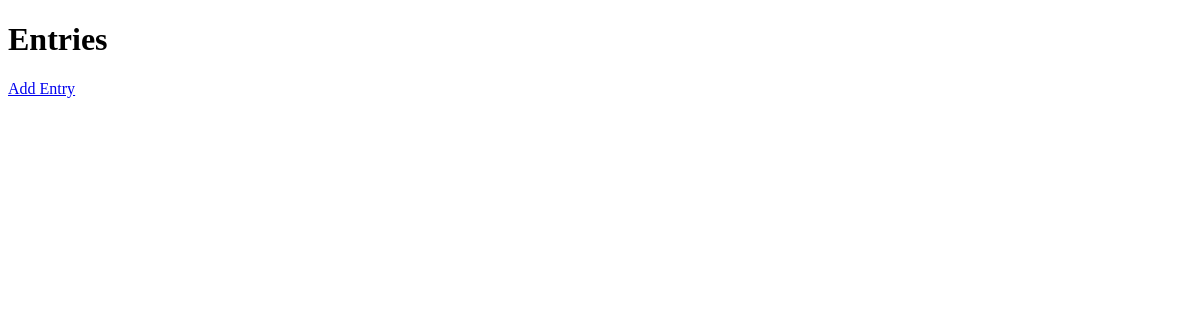
Page /entries/ on the earlier database version.
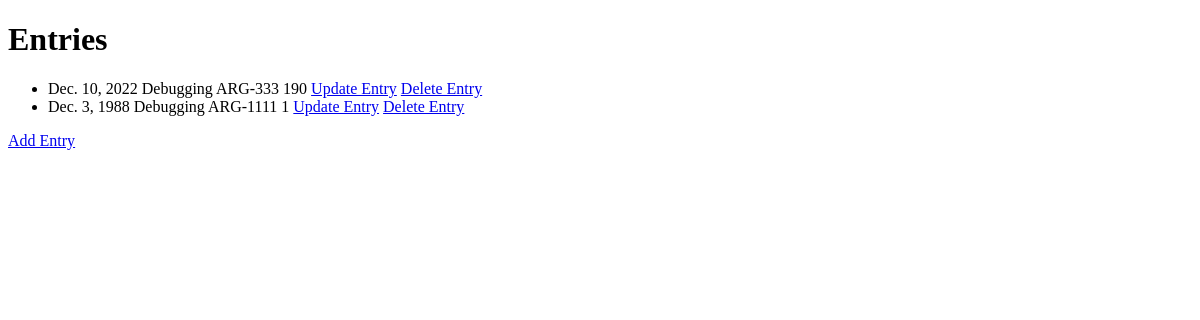
Same page on the later database version.
### entries/models.py (models this page shows)
class Entry(models.Model):
  date = models.DateField(default=datetime.date.today)
  purpose = models.CharField(max_length=255)
  time_on_task = models.IntegerField(default=0)

### entries/views.py (the view)
# urls.py: path('entries/', views.entries, name='entries'),
def entries(request):
    myentries = Entry.objects.all().values()
    template = loader.get_template('index.html')
    if request.method == "POST":
        form = RegisterForm(request.POST)
        if form.is_valid():
            form.save()
        else:
            print(form.errors)
    context = {
        'myentries': myentries,
    }
    return HttpResponse(template.render(context, request))

### entries/templates/index.html (shortened to what this page needs)
<!DOCTYPE html>
<html lang="en">
<head>
</head>
<body>
<h1>Entries</h1>
<ul>
  {% for x in myentries %}
    <li>{{ x.date }} {{ x.purpose }} {{ x.time_on_task }}
        <a href="{% url 'entry_update' item_id=x.id %}">Update Entry</a>
        <a href="{% url 'entry_delete' item_id=x.id %}">Delete Entry</a>
    </li>
  {% endfor %}
</ul>
<a href="/entries/add/">Add Entry</a>
</body>
</html>

Differences in the rows shown:
added Entry: date "Dec. 10, 2022", purpose "Debugging ARG-333", time_on_task "190"
added Entry: date "Dec. 3, 1988", purpose "Debugging ARG-1111", time_on_task "1"
